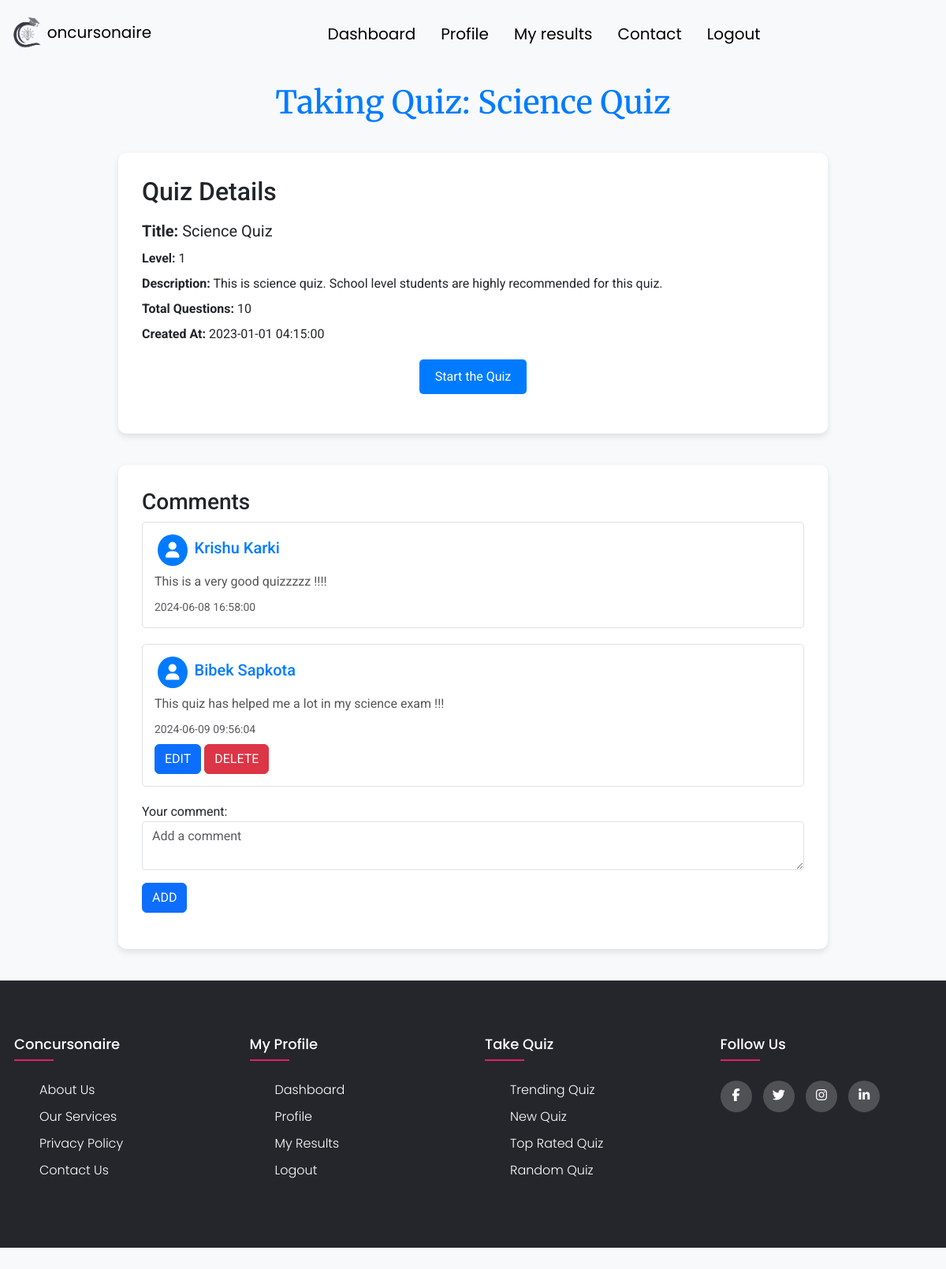
The page /public/quiz/take/1 (signed in) on the database its author committed.
### tables this page shows
CREATE TABLE `quiz` (
  `id` int(11) NOT NULL,
  `title` varchar(255) NOT NULL,
  `user_id` int(11) NOT NULL,
  `subject` varchar(50) DEFAULT NULL,
  `level` int(5) NOT NULL,
  `created_at` timestamp NOT NULL DEFAULT current_timestamp(),
  `updated_at` timestamp NOT NULL DEFAULT current_timestamp(),
  `description` text DEFAULT NULL
);

CREATE TABLE `comment` (
  `user_id` int(11) NOT NULL,
  `quiz_id` int(11) NOT NULL,
  `text` varchar(255) NOT NULL,
  `likes` int(11) DEFAULT 0,
  `created_at` timestamp NOT NULL DEFAULT current_timestamp(),
  `id` int(11) NOT NULL
);

CREATE TABLE `users` (
  `id` int(11) NOT NULL,
  `name` varchar(30) NOT NULL,
  `email` varchar(50) NOT NULL,
  `phone_num` varchar(10) NOT NULL,
  `username` varchar(30) NOT NULL,
  `role` varchar(20) NOT NULL,
  `age` int(11) NOT NULL,
  `password` varchar(255) DEFAULT NULL,
  `created_at` timestamp NOT NULL DEFAULT current_timestamp(),
  `pet_name` varchar(255) DEFAULT ''
);

### app/core/Controller.php (called while the page is built, shortened)
<?php
class Controller{
    public function model($model){
        return new $model();
    }
    public function view($view,$data=[]){
        require_once "../app/views/".$view.".php";
    }
}

### app/core/App.php (called while the page is built, shortened)
<?php
class App{
    protected $method = "index";
    public function __construct(){
       $url = $this->parseUrl();
       if(file_exists('../app/controller/'.$url[0].'.php')){
            unset($url[0]);
       }
        $this->controller = new $this->controller;
        if(isset($url[1])){
            if(method_exists($this->controller,$url[1])){
                $this->method = $url[1];
                unset($url[1]);
            }
        }
        $this->params = $url ? array_values($url):[];
        call_user_func_array([$this->controller,$this->method],$this->params);
    }
    public function parseUrl(){
        if(isset($_GET['url'])){
            return $url = explode('/',filter_var(rtrim($_GET['url'],'/')),FILTER_SANITIZE_URL);
        }
    }
}

### public/index.php (called while the page is built)
<?php
require_once "../app/init.php";
$app = new App;

### app/core/Model.php (called while the page is built, shortened)
<?php
class Model {
    public function __construct() {
        $this->db = new mysqli('localhost', 'root', '', '23189617');
    }
}
?>

### app/model/Quizs.php (called while the page is built, shortened)
<?php
class Quizs extends Model {
    public function getQuizById($quiz_id) {
        $stmt = $this->db->prepare("SELECT * FROM quiz WHERE id = ?");
        $stmt->bind_param('i', $quiz_id);
        $stmt->execute();
        $quiz = $stmt->get_result()->fetch_assoc();
        $stmt = $this->db->prepare("SELECT * FROM question WHERE quiz_id = ?");
        $stmt->bind_param('i', $quiz_id);
        $stmt->execute();
        $questions = $stmt->get_result()->fetch_all(MYSQLI_ASSOC);
        $quiz['questions'] = $questions;
        return $quiz;
    }
    public function getAllCommentsByQuizId($id){
        $stmt = $this->db->prepare("SELECT comment.id as comment_id, comment.text, comment.created_at, users.id as user_id, users.name
                                    FROM comment
                                    INNER JOIN users ON comment.user_id = users.id
                                    WHERE quiz_id = ?");
        $stmt->bind_param('i', $id);
        $stmt->execute();
        $result = $stmt->get_result();
        $results = $result->fetch_all(MYSQLI_ASSOC);
        return $results;
    }
}

### app/views/quiz/take.php (the view, shortened to what this page needs)
<!DOCTYPE html>
<html lang="en">
<head>
    <link rel="stylesheet" href="/Concursonaire/public/css/take.css">
    <link rel="stylesheet" href="/Concursonaire/public/css/style.css">
    <link rel="stylesheet" href="/Concursonaire/public/css/footer.css">
</head>
<body>
    <h1>Taking Quiz: <?php echo htmlspecialchars($data['quiz']['title']); ?></h1>
    <div class="container" id="start-screen">
        <h2 class="mb-3">Quiz Details</h2>
        <p class="mb-2 fs-5"><strong>Title:</strong> <?php echo htmlspecialchars($data['quiz']['title']); ?></p>
        <p class="mb-2"><strong>Level:</strong> <?php echo htmlspecialchars($data['quiz']['level']); ?></p>
        <p class="mb-2"><strong>Description:</strong> <?php echo htmlspecialchars($data['quiz']['description']); ?></p>
        <p class="mb-2"><strong>Total Questions:</strong> <?php echo count($data['quiz']['questions']); ?></p>
        <p class="mb-2"><strong>Created At:</strong> <?php echo htmlspecialchars($data['quiz']['created_at']); ?></p>
        <button class="custom-btn" onclick="startQuiz()">Start the Quiz</button>
    </div>
    <div class="container comments-section">
        <h3>Comments</h3>
        <?php foreach ($data['comments'] as $comment): ?>
            <div class="comment" id="comment-<?php echo $comment['comment_id']; ?>">
                <div class="d-flex mb-2 align-items-center">
                    <i class="fa-solid comment-icon text-black mx-1 fa-user"></i><h5><?php echo htmlspecialchars($comment['name']); ?></h5>
                </div>
                <div id="comment-text-<?php echo $comment['comment_id']; ?>" class="comment-text">
                    <p><?php echo htmlspecialchars($comment['text']); ?></p>
                </div>
                <small class="text-muted"><?php echo htmlspecialchars($comment['created_at']); ?></small>
                <?php if ($comment['user_id'] == $_SESSION['user_id']): ?>
                    <br>
                    <button type="button" class="btn mt-2 btn-primary edit-btn" onclick="editComment(<?php echo $comment['comment_id']; ?>)">EDIT</button>
                    <form method="post" style="display: inline-block;">
                        <button name="delete" id="delete-btn" type="submit" class="btn mt-2 btn-danger">DELETE</button>
                    </form>
                <?php endif; ?>
            </div>
        <?php endforeach; ?>
        <form method="post">
            <label>Your comment:</label>
            <textarea name="comment" placeholder="Add a comment" class="form-control"></textarea>
            <button class="my-3 btn btn-primary" name="add" type="submit">ADD</button>
        </form>
    </div>
</body>
</html>

### public/css/take.css (style rules this page uses)
body { font-family: 'Segoe UI', Tahoma, Geneva, Verdana, sans-serif; background-color: #f0f2f5; padding-bottom: 40px; }
h1 { font-family: 'Merriweather', serif !important; margin-top: 20px; color: #007bff; text-align: center; }
.container { font-family: 'Roboto', sans-serif; max-width: 900px; margin: 40px auto; background: #fff; padding: 30px; border-radius: 10px; box-shadow: 0 4px 8px rgba(0, 0, 0, 0.1); }
.custom-btn { padding: 10px 20px; font-size: 16px; border-radius: 5px; background: #007bff; border: none; color: #fff; cursor: pointer; transition: background 0.3s ease; display: block; margin: 20px auto; text-align: center; }
.comments-section { margin-top: 30px; }
.comment { margin-bottom: 20px; padding: 15px; border: 1px solid #e0e0e0; border-radius: 5px; }
.comment h5 { margin-left: 5px; margin-bottom: 5px; color: #007bff; }
.comment p { margin-bottom: 10px; color: #555; }
.comment-icon { font-size: 20px; padding: 1%; background-color: #007bff; padding: 10px; color: white !important; border-radius: 100%; }

### public/css/style.css (style rules this page uses)
.form-control { border-radius: 4px; outline: none; }
body { background-color:#f8f9fa !important; }

### public/css/footer.css (style rules this page uses)
body { line-height: 1.5; font-family: 'Poppins', sans-serif; }
* { margin:0; padding:0; box-sizing: border-box; }

### rows shown on the page
quiz: title "Science Quiz", level "1", description "This is science quiz. School level students are highly recommended for this quiz.", created_at "2023-01-01 04:15:00"
comment: user.name "Krishu Karki", text "This is a very good quizzzzz !!!!", created_at "2024-06-08 16:58:00"
comment: user.name "Bibek Sapkota", text "This quiz has helped me a lot in my science exam !!!", created_at "2024-06-09 09:56:04"

### other values the page prints
count($data['quiz']['questions']) "10"
